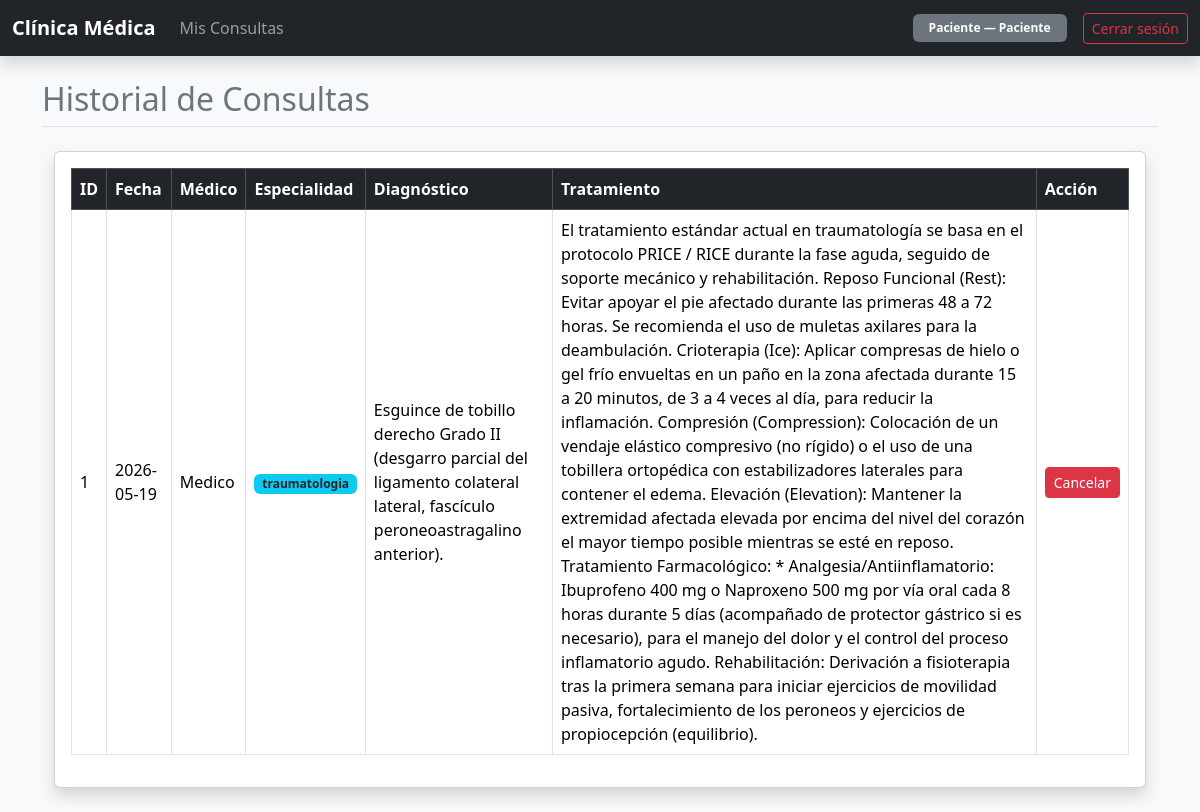
/pacientes/mis-consultas (signed in), run on the app's committed database.
### models/usuario_model.py (models this page shows, shortened)
class Usuario(UserMixin, db.Model):
    __tablename__ = 'usuarios'
    id_usuario = db.Column(db.Integer, primary_key=True)
    nombre     = db.Column(db.String(100), nullable=False)
    username   = db.Column(db.String(50),  unique=True, nullable=False)
    password   = db.Column(db.String(255), nullable=False)
    rol        = db.Column(db.String(20),  nullable=False)  # 'admin' | 'medico' | 'paciente'
    medico   = db.relationship('Medico',   back_populates='usuario',
                               uselist=False, cascade='all, delete-orphan')
    paciente = db.relationship('Paciente', back_populates='usuario',
                               uselist=False, cascade='all, delete-orphan')

### models/consulta_model.py (models this page shows, shortened)
class Consulta(db.Model):
    __tablename__ = 'consultas'
    id_consulta = db.Column(db.Integer, primary_key=True)
    fecha       = db.Column(db.Date, nullable=False, default=date.today)
    diagnostico = db.Column(db.Text, nullable=False)
    tratamiento = db.Column(db.Text)
    id_medico   = db.Column(
        db.Integer,
        db.ForeignKey('medicos.id_medico', ondelete='CASCADE'),
        nullable=False
    )
    id_paciente = db.Column(
        db.Integer,
        db.ForeignKey('pacientes.id_paciente', ondelete='CASCADE'),
        nullable=False
    )
    medico   = db.relationship('Medico',   back_populates='consultas')
    paciente = db.relationship('Paciente', back_populates='consultas')

### models/medico_model.py (models this page shows, shortened)
class Medico(db.Model):
    __tablename__ = 'medicos'
    id_medico    = db.Column(db.Integer, primary_key=True)
    especialidad = db.Column(db.String(100), nullable=False)
    telefono     = db.Column(db.String(20))
    correo       = db.Column(db.String(120))
    id_usuario = db.Column(
        db.Integer,
        db.ForeignKey('usuarios.id_usuario', ondelete='CASCADE'),
        nullable=False,
        unique=True
    )
    usuario = db.relationship('Usuario', back_populates='medico')
    consultas = db.relationship(
        'Consulta',
        back_populates='medico',
        cascade='all, delete-orphan',
        lazy='select'
    )

### controllers/paciente_controller.py (the view)
@paciente_bp.route('/mis-consultas')
@login_required
@solo_roles('paciente', 'admin')
def listar_consultas():
    if current_user.rol == 'admin':
        consultas = Consulta.query.order_by(Consulta.fecha.desc()).all()
    else:
        paciente = current_user.paciente
        if not paciente:
            flash('Tu cuenta aún no tiene un perfil de paciente asignado.', 'warning')
            return redirect(url_for('dashboard'))
        consultas = (
            Consulta.query
            .filter_by(id_paciente=paciente.id_paciente)
            .order_by(Consulta.fecha.desc())
            .all()
        )
    return render_listar_consultas(consultas)

### database.py (called while the page is built)
def solo_roles(*roles):
    def decorator(f):
        @wraps(f)
        def decorated(*args, **kwargs):
            if not current_user.is_authenticated or current_user.rol not in roles:
                abort(403)
            return f(*args, **kwargs)
        return decorated
    return decorator

### models/usuario_model.py (called while the page is built)
@login_manager.user_loader
def load_user(user_id):
    return Usuario.query.get(int(user_id))

### views/paciente_view.py (called while the page is built)
def render_listar_consultas(consultas):
    return render_template('paciente/listar_consultas.html', consultas=consultas)

### templates/paciente/listar_consultas.html (shortened to what this page needs)
{% extends 'base.html' %}
{% block page_title %}Historial de Consultas{% endblock %}
{% block content %}
<div class="container mt-4">
  <div class="card shadow">
    <div class="card-body">
      <div class="table-responsive">
        <table class="table table-bordered table-hover align-middle">
          <thead class="table-dark">
            <tr>
              <th>ID</th>
              <th>Fecha</th>
              <th>Médico</th>
              <th>Especialidad</th>
              <th>Diagnóstico</th>
              <th>Tratamiento</th>
              {% if current_user.rol == 'paciente' %}
                <th>Acción</th>
              {% endif %}
            </tr>
          </thead>
          <tbody>
            {% for c in consultas %}
              <tr>
                <td>{{ c.id_consulta }}</td>
                <td>{{ c.fecha }}</td>
                <td>{{ c.medico.usuario.nombre }}</td>
                <td>
                  <span class="badge bg-info text-dark">
                    {{ c.medico.especialidad }}
                  </span>
                </td>
                <td>{{ c.diagnostico }}</td>
                <td>{{ c.tratamiento or '—' }}</td>
                {% if current_user.rol == 'paciente' %}
                  <td>
                    <a href="{{ url_for('pacientes.cancelar_consulta', id_consulta=c.id_consulta) }}"
                       class="btn btn-sm btn-danger"
                       onclick="return confirm('¿Seguro que deseas cancelar esta consulta?')">
                      Cancelar
                    </a>
                  </td>
                {% endif %}
              </tr>
            {% else %}
              <tr>
                <td colspan="{{ 7 if current_user.rol == 'paciente' else 6 }}" class="text-center text-muted py-4">
                  Sin consultas registradas.
                </td>
              </tr>
            {% endfor %}
          </tbody>
        </table>
      </div>
    </div>
  </div>
</div>
{% endblock %}

### templates/base.html (shortened to what this page needs)
<!doctype html>
<html lang="es">
  <head>
    <link href="https://cdn.jsdelivr.net/npm/bootstrap@5.3.3/dist/css/bootstrap.min.css" rel="stylesheet">
  </head>
  <body class="bg-light">
    {% if current_user.is_authenticated %}
      <nav class="navbar navbar-expand-lg navbar-dark bg-dark shadow mb-4">
        <div class="container-fluid">
          <a class="navbar-brand fw-bold" href="{{ url_for('dashboard') }}">Clínica Médica</a>
          <div class="collapse navbar-collapse" id="navbarClinica">
            <ul class="navbar-nav me-auto mb-2 mb-lg-0">
              {% if current_user.rol == 'paciente' %}
                <li class="nav-item"><a class="nav-link" href="{{ url_for('pacientes.listar_consultas') }}">Mis Consultas</a></li>
              {% endif %}
            </ul>
            <div class="d-flex align-items-center gap-3">
              <span class="badge bg-secondary px-3 py-2 text-capitalize">
                {{ current_user.nombre }} — <span class="fw-bold">{{ current_user.rol }}</span>
              </span>
              <a href="{{ url_for('auth.logout') }}" class="btn btn-outline-danger btn-sm">Cerrar sesión</a>
            </div>
          </div>
        </div>
      </nav>
      <div class="container my-4">
        <h2 class="mb-4 border-bottom pb-2 text-secondary">{% block page_title %}{% endblock %}</h2>
        {% block content %}{% endblock %}
      </div>
    {% endif %}
  </body>
</html>

### data on the page
Usuario: nombre "Paciente", rol "Paciente"
Consulta: id_consulta "1", fecha "2026-05-19", medico.usuario.nombre "Medico", medico.especialidad "traumatologia", diagnostico "Esguince de tobillo derecho Grado II (desgarro parcial del ligamento colateral lateral, fascículo peroneoastragalino anterior).", tratamiento "El tratamiento estándar actual en traumatología se basa en el protocolo PRICE / RICE durante la fase aguda, seguido de soporte mecánico y rehabilitación. Reposo Funcional (Rest): Evitar apoyar el pie afectado durante las primeras 48 a 72 horas. Se recomienda el uso de muletas axilares para la deambulación. Crioterapia (Ice): Aplicar compresas de hielo o gel frío envueltas en un paño en la zona afectada durante 15 a 20 minutos, de 3 a 4 veces al día, para reducir la inflamación. Compresión (Compression): Colocación de un vendaje elástico compresivo (no rígido) o el uso de una tobillera ortopédica con estabilizadores laterales para contener el edema. Elevación (Elevation): Mantener la…"
